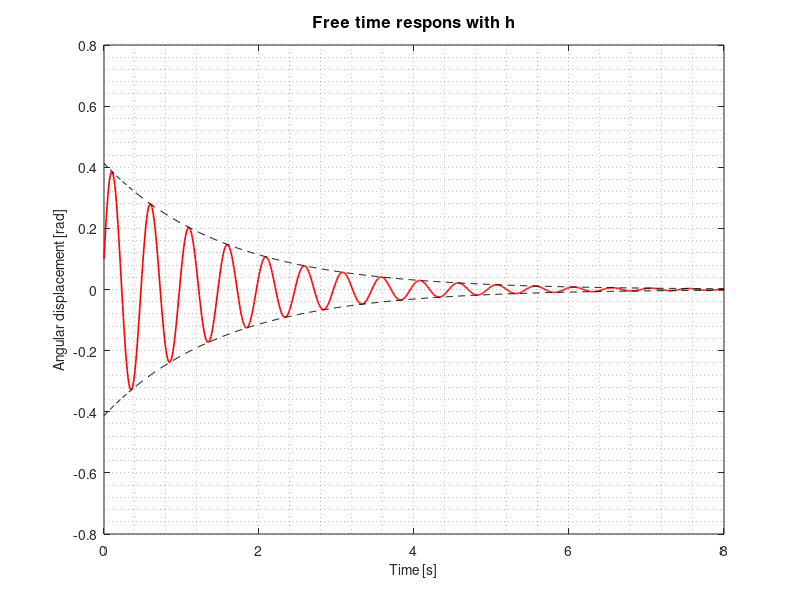
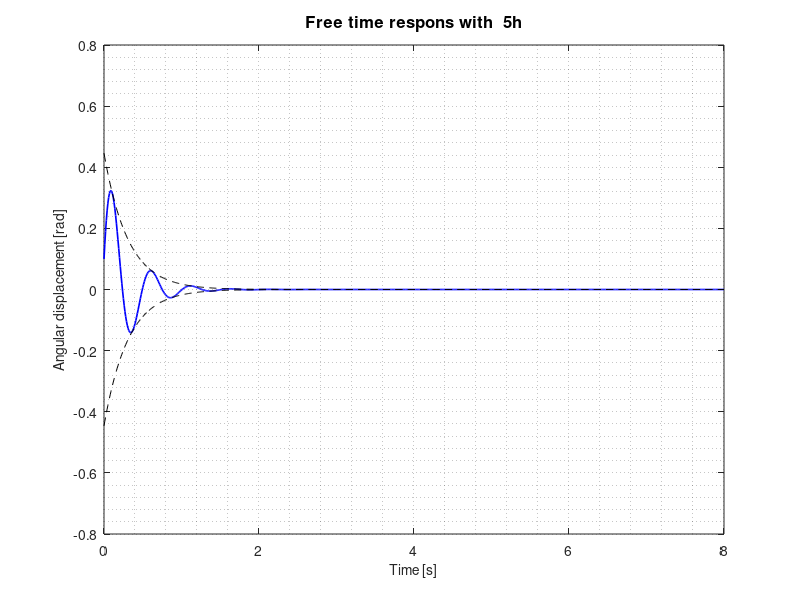
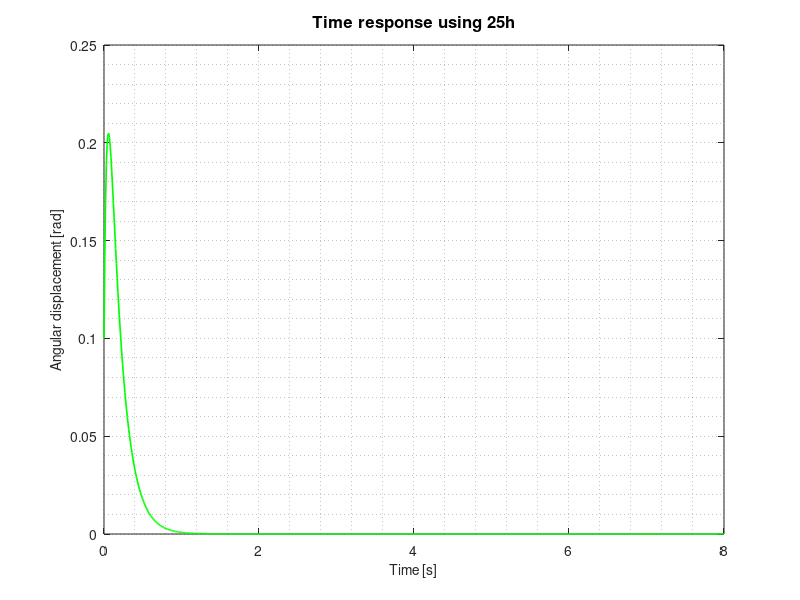
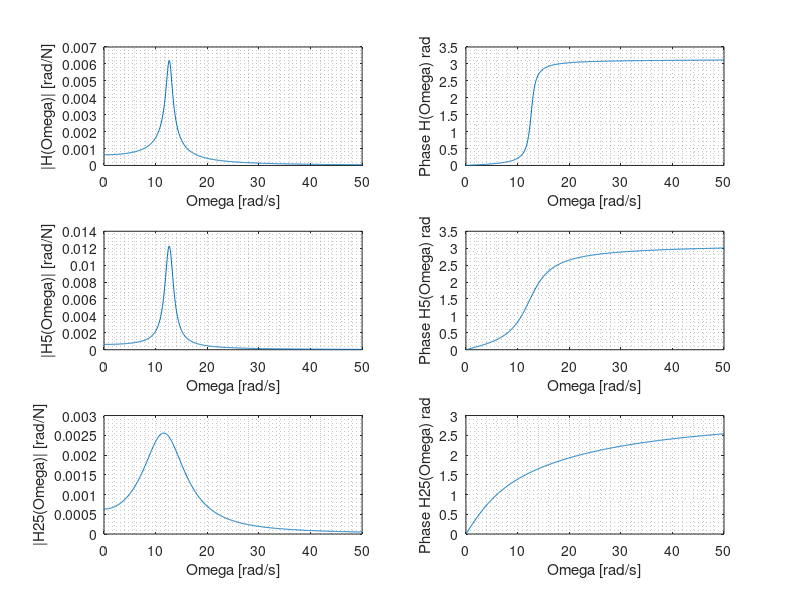

The MATLAB script that drew these images, in order:

%%%%%%%%%%%%%%%%%%%%%%%%%%%%%%%%%%%%%%%%%%%%%
%   VIBRATION ANALYSIS AND VIBROACOUSTICS   %
%   %   %   %   %   %   %   %   %   %   %   %
%               ASSIGNMENT 1                %
%%%%%%%%%%%%%%%%%%%%%%%%%%%%%%%%%%%%%%%%%%%%%

%% DATA
% body 1
m1 = 5;     % mass, [kg]
J1 = 10;    % moment of inertia, [kgm^2]
Ra = 0.80;  % radius of the largest disk, [m]
Rb = 0.50;  % radius of the ineer disk, [m]
% body 2
m2 = 7;     % mass, [kg]
J2 = 8;     % moment of inertia, [kgm^2]
R2 = 0.60;  % radius, [m]
% spring and dampers
k1 = 2000;  % elastic coeff, [N/m]
c1 = 10;    % damping coef, [Ns/m]
k2 = 2300;  % elastic coeff, [N/m]
c2 = 35;    % damping coef, [Ns/m]
k3 = 2500;  % elastic coeff, [N/m]
c3 = 20;    % damping coef, [Ns/m]
%parameters
A0 = 200;   % [Nm]
f0 = 1;     % [Hz]
phi0 = pi/3;
Ai = 200;
fi = [0.5, 20];
B1 = 400;
f1 = 0.65;
phi1 = -pi/2;
B2 = 44.4;
f2 = 1.95;
phi2 = pi/2;
B3 = 16;
f3 = 3.25;
phi3 = -pi/2;

%% EQUATION OF MOTIONS
%% 1.a
Jeq = (m1*(R2^2))/4 + J1*(R2/(2*Ra))^2 + J2;
keq = k1*(Ra + Rb)^2*(R2/(2*Ra))^2 + k2*(R2^2)/4 + k3*(R2^2);
ceq = c1*(Ra + Rb)^2 * (R2/(2*Ra))^2 + c2*(R2^2)/4 + c3*(R2^2);

%% 1.b
lambda = roots([Jeq ceq keq]); % solutions of the characteristic eq
omega_0 = sqrt(keq/Jeq);       % natural frequency

%% 1.c
ccr = 2*Jeq*omega_0;             % critical damping
h = ceq/ccr;                     % non dimentional damping ratio
omega_d = omega_0 * sqrt(1-h^2); % damped frequency
alpha = h*omega_0;

%% FREE MOTION
%% 2.a
theta_20 = 0.1; % IC arbitrary chosen values for initial conditions
omega_20 = 5;   % IC arbitrary chosen values for initial conditions
t = 0:0.01:8;   % time [s]

A = theta_20;                               % first parameter
B = (omega_20 + alpha*theta_20)/omega_d;    % second parameter
C = sqrt(A.^2 + B.^2);                      % amplitude parameter

theta_2 = exp(-alpha*t) .* (A*cos(omega_d*t) + B*sin(omega_d*t)); % Solution

figure(1)
plot(t,theta_2,'r','LineWidth',1.2); 
grid minor
hold on
plot(t, C .* exp(-alpha*t), 'k--')
hold on
plot(t, -C .* exp(-alpha*t), 'k--')
xlabel('Time [s]','Fontsize',10); 
ylabel('Angular displacement [rad]','Fontsize',10);
%legend('Sinusoidal','Exponential','Fontsize',9)
title('Free time respons with h','Fontsize',12);

%% 2.b (using 5h)
hb = 5*h;
omega_db = omega_0 * sqrt(1-hb^2); 
alphab = hb*omega_0;

A = theta_20;                               % first parameter
B = (omega_20 + alphab*theta_20)/omega_db;  % second parameter
C = sqrt(A.^2 + B.^2);                      % amplitude parameter

theta_2b = exp(-alphab*t) .* (A*cos(omega_db*t) + B*sin(omega_db*t));

figure(2)
plot(t,theta_2b,'b','LineWidth',1.2); 
grid minor
hold on
plot(t, C .* exp(-alphab*t), 'k--')
hold on
plot(t, -C .* exp(-alphab*t), 'k--')
xlabel('Time [s]','Fontsize',10); 
ylabel('Angular displacement [rad]','Fontsize',10);
%legend('Sinusoidal','Exponential','Fontsize',9)
title('Free time respons with  5h','Fontsize',12);

%% 2.c (using 25h)
hc = 25*h;
alphac = hc*omega_0;
L1 = -alphac + sqrt(alphac^2 - omega_0^2);
L2 = -alphac - sqrt(alphac^2 - omega_0^2);
T1 = (theta_20*L2 - omega_20)/(L2 - L1);
T2 = (theta_20*L1 - omega_20)/(L1 - L2);

theta_2c = T1*exp(L1*t) + T2*exp(L2*t);

figure(3)
plot(t,theta_2c,'g','LineWidth',1.2); 
grid minor
xlabel('Time [s]','Fontsize',10); 
ylabel('Angular displacement [rad]','Fontsize',10);
%legend('Sinusoidal','Exponential','Fontsize',9)
title('Time response using 25h','Fontsize',12);

%% FORCED MOTION
% 3.a 
freq = linspace(0,50, 500); %frequenze per rappresentare
% h
FRF = 1./(-Jeq*freq.^2 - ceq*freq.*1i + keq);
mod_FRF = abs(FRF);
phase_FRF = angle(FRF);
% 5h
FRF_5 = (omega_0^2 - freq.^2 + 2*1i*omega_0*hb.*freq)./(Jeq*(omega_0^2-freq.^2).^2 + (2*omega_0*hb.*freq).^2);
mod_FRF5 = abs(FRF_5);
phase_FRF5 = angle(FRF_5);
% 25h
FRF_25 = (omega_0^2 - freq.^2 + 2*1i*omega_0*hc.*freq)./(Jeq*(omega_0^2-freq.^2).^2 + (2*omega_0*hc.*freq).^2);
mod_FRF25 = abs(FRF_25);
phase_FRF25 = angle(FRF_25);

%questi grafici fanno tremendamente schifo ma intanto li abbozzo
figure(4)
subplot(321)
plot(freq, mod_FRF);
grid minor
xlabel("\Omega [rad/s]");
ylabel("|H(\Omega)| [rad/N]");
subplot(322)
plot(freq, phase_FRF);
grid minor
xlabel("\Omega [rad/s]");
ylabel("Phase H(\Omega) rad")

subplot(323)
plot(freq, mod_FRF5);
grid minor
xlabel("\Omega [rad/s]");
ylabel("|H5(\Omega)| [rad/N]");
subplot(324)
plot(freq, phase_FRF5);
grid minor
xlabel("\Omega [rad/s]");
ylabel("Phase H5(\Omega) rad")

subplot(325) 
plot(freq, mod_FRF25);
grid minor
xlabel("\Omega [rad/s]");
ylabel("|H25(\Omega)| [rad/N]");
subplot(326)
plot(freq, phase_FRF25);
grid minor
xlabel("\Omega [rad/s]");
ylabel("Phase H25(\Omega) rad")


% 3.b
Omega = 2*pi*1; %valore a caso
phi = pi/3; % valore a caso

FRF_Omega = 1/(-Jeq*Omega^2 - ceq*Omega*1i + keq);
theta_p = abs(FRF_Omega) * A0 * cos(Omega*t + phi + angle(FRF_Omega)*1i); %qui credo ci andasse A0 e non A e così viene, credo
theta_tr = theta_2 + theta_p;

figure(5)
plot(t,theta_tr); 
grid minor
xlabel('Time [s]'); 
ylabel('Angular displacement [rad]');
title('Time response to the torque','Fontsize',12);

% 3.c
Omegai1 = 2*pi*0.5;
Omegai2 = 2*pi*20;

FRF_Oi1 = 1/(-Jeq*Omegai1^2 - ceq*Omegai1*1j + keq);
theta_tri1 = theta_2 + abs(FRF_Oi1) * A0 * cos(Omegai1*t + angle(FRF_Oi1)*1j); 
FRF_Oi2 = 1/(-Jeq*Omegai2^2 - ceq*Omegai2*1j + keq);
theta_tri2 = theta_2 + abs(FRF_Oi2) * A0 * cos(Omegai2*t + angle(FRF_Oi2)*1j); 

figure(6) %Spoiler: vengono ancora tutti uguali ma non dovrebbero
subplot(1,2,1)
plot(t, theta_tri1)
grid minor
xlabel('Time [s]'); 
ylabel('Angular displacement [rad]');
subplot(1,2,2)
plot(t, theta_tri2)
grid minor
xlabel('Time [s]'); 
ylabel('Angular displacement [rad]');

%3.d
